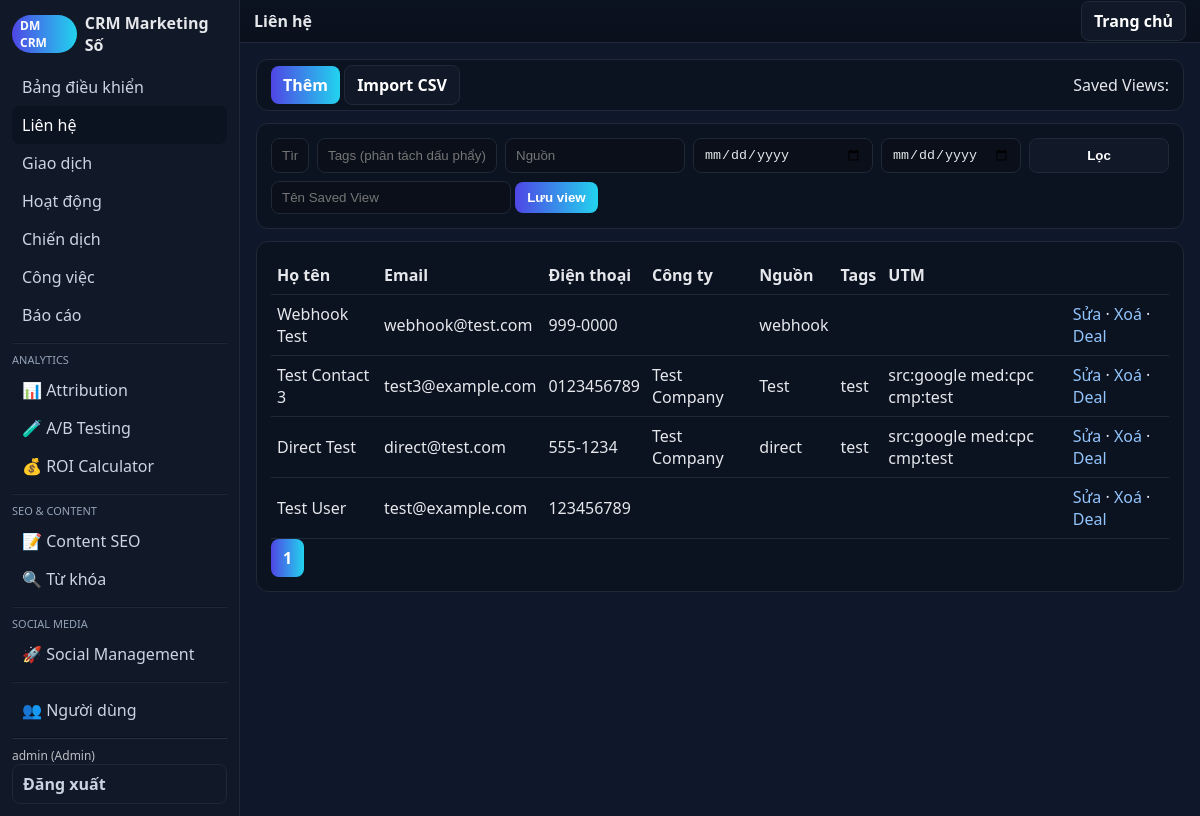
Page /src/index.php?action=contacts (signed in) on the committed database.
### tables this page shows
CREATE TABLE contacts (
  id INTEGER PRIMARY KEY AUTOINCREMENT,
  name TEXT NOT NULL,
  email TEXT,
  phone TEXT,
  company TEXT,
  source TEXT,
  tags TEXT,
  utm_source TEXT,    -- A
  utm_medium TEXT,    -- A
  utm_campaign TEXT,  -- A
  created_at TEXT DEFAULT CURRENT_TIMESTAMP
);

### src/lib/db.php (called while the page is built, shortened)
<?php
function q($db,$sql,$params=[]){ $st=$db->prepare($sql); $st->execute($params); return $st; }
function h($s){ return htmlspecialchars($s ?? '', ENT_QUOTES, 'UTF-8'); }
?>

### src/views/contacts.php (the view, shortened to what this page needs)
<?php
function view_contacts($op){ global $db;
echo '<div class="card" style="display:flex;gap:8px;align-items:center;justify-content:space-between"><div><a class="btn" href="?action=contacts&op=new">Thêm</a> <a class="btn secondary" href="?action=contacts&op=import">Import CSV</a></div><div>Saved Views: ';
echo '</div></div>';
$p = filter_params();
echo '<div class="card"><form method="get" class="grid" style="grid-template-columns: 1fr 180px 180px 180px 140px 140px; gap:8px">';
echo '<input name="q" placeholder="Tìm tên/email/điện thoại/tags" value="'.h($p['q']).'">';
echo '<input name="tags" placeholder="Tags (phân tách dấu phẩy)" value="'.h($p['tags']).'">';
echo '<input name="sourcef" placeholder="Nguồn" value="'.h($p['sourcef']).'">';
echo '<input type="date" name="from" value="'.h($p['from']).'"><input type="date" name="to" value="'.h($p['to']).'">';
echo '<button class="btn secondary">Lọc</button></form>';
echo '<form method="post" action="?action=contacts&op=save_view" style="margin-top:8px">'; csrf_field(); echo '<input name="view_name" placeholder="Tên Saved View" style="width:240px"> <button class="btn">Lưu view</button></form></div>';
$where=[];$params=[]; if($p['q']){ $like='%'.$p['q'].'%'; $where[]='(name LIKE ? OR email LIKE ? OR phone LIKE ? OR tags LIKE ?)'; array_push($params,$like,$like,$like,$like); }
$cnt = (int)q($db, 'SELECT COUNT(*) FROM contacts '.(count($where)?'WHERE '.implode(' AND ',$where):''), $params)->fetchColumn();
$page=max(1,(int)($_GET['page']??1)); $per=50; list($page,$pages)=paginate($page,$per,$cnt); $off=($page-1)*$per;
$sql='SELECT * FROM contacts '.(count($where)?'WHERE '.implode(' AND ',$where):'').' ORDER BY created_at DESC LIMIT '.$per.' OFFSET '.$off; $rows=q($db,$sql,$params)->fetchAll(PDO::FETCH_ASSOC);
echo '<div class="card"><table><tr><th>Họ tên</th><th>Email</th><th>Điện thoại</th><th>Công ty</th><th>Nguồn</th><th>Tags</th><th>UTM</th><th></th></tr>';
foreach($rows as $r){ $utm=trim(($r['utm_source']?'src:'.$r['utm_source'].' ':'').($r['utm_medium']?'med:'.$r['utm_medium'].' ':'').($r['utm_campaign']?'cmp:'.$r['utm_campaign']:'')); echo '<tr><td>'.h($r['name']).'</td><td>'.h($r['email']).'</td><td>'.h($r['phone']).'</td><td>'.h($r['company']).'</td><td>'.h($r['source']).'</td><td>'.h($r['tags']).'</td><td>'.h($utm).'</td><td><a href="?action=contacts&op=edit&id='.(int)$r['id'].'">Sửa</a> · <a href="?action=contacts&op=delete&id='.(int)$r['id'].'" onclick="return confirm(\'Xoá liên hệ?\')">Xoá</a> · <a href="?action=deals&op=new&contact_id='.(int)$r['id'].'">Deal</a></td></tr>'; }
echo '</table>'; pagenav($page,$pages,['action'=>'contacts']); echo '</div>';
}
function filter_params(){ return [ 'q'=>trim($_GET['q']??''), 'tags'=>trim($_GET['tags']??''), 'sourcef'=>trim($_GET['sourcef']??''), 'from'=>trim($_GET['from']??''), 'to'=>trim($_GET['to']??'') ]; }
?>

### src/lib/util.php
<?php
function paginate($page,$per,$total){ $pages=max(1, (int)ceil($total/$per)); $page=max(1,min($page,$pages)); return [$page,$pages]; }
function pagenav($page,$pages,$baseParams=[]){ echo '<div style="margin:8px 0">'; for($i=1;$i<=$pages;$i++){ $q=http_build_query(array_merge($_GET,$baseParams,['page'=>$i])); $cls=$i===$page?'btn':'btn secondary'; echo '<a class="'.$cls.'" style="margin-right:4px" href="?'.$q.'">'.$i.'</a>'; } echo '</div>'; }
?>

### src/views/layout.php (style rules this page uses)
:root { --bg:#0f172a;--panel:#111827;--muted:#1f2937;--text:#e5e7eb;--accent:#4f46e5;--accent2:#22d3ee }
* { box-sizing:border-box }
body { margin:0;font-family:ui-sans-serif,system-ui,-apple-system,Segoe UI,Roboto,Helvetica,Arial;background:var(--bg);color:var(--text) }
a { color:#93c5fd;text-decoration:none }
.card { background:#0b1220;border:1px solid var(--muted);border-radius:12px;padding:14px;margin-bottom:12px }
.grid { display:grid;gap:12px }
.btn { background:linear-gradient(90deg,var(--accent),var(--accent2));color:#fff;border:none;padding:8px 12px;border-radius:8px;cursor:pointer;font-weight:600 }
.btn.secondary { background:#111827;border:1px solid var(--muted) }
input,select,textarea { width:100%;background:#0a0f1a;border:1px solid var(--muted);border-radius:8px;padding:8px 10px;color:#e5e7eb }
table { width:100%;border-collapse:collapse }
th,td { border-bottom:1px solid var(--muted);padding:8px 6px;text-align:left }

### rows in the picture
contacts: name "Webhook Test", email "webhook@test.com", phone "999-0000", source "webhook"
contacts: name "Test Contact 3", email "test3@example.com", phone "0123456789", company "Test Company", source "Test", tags "test", utm "src:google med:cpc cmp:test"
contacts: name "Direct Test", email "direct@test.com", phone "555-1234", company "Test Company", source "direct", tags "test", utm "src:google med:cpc cmp:test"
contacts: name "Test User", email "test@example.com", phone "123456789"

### other values in the picture
$v "Bảng điều khiển"
$v "Liên hệ"
$v "Giao dịch"
$v "Hoạt động"
$v "Chiến dịch"
$v "Công việc"
$v "Báo cáo"
$v "📊 Attribution"
$v "🧪 A/B Testing"
$v "💰 ROI Calculator"
$v "📝 Content SEO"
$v "🔍 Từ khóa"
$v "🚀 Social Management"
$v "👥 Người dùng"
$_SESSION['uname'] "admin"
